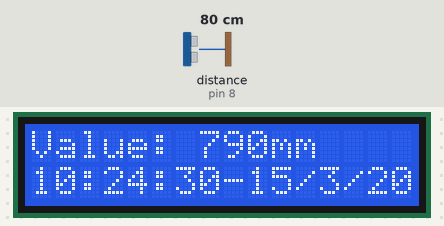
Bench run of a sketch on a simulated Arduino Uno, built with avr-gcc and run on an emulated ATmega328P. Parts: 16×2 character LCD. Wiring (inferred from the names in the program): ultrasonic range finder: trigger pin 9; echo pin 8. Inputs (shaded band) come from the test bench; at power-on: distance to the obstacle (sensor on pin 8) 80 cm. The echo pulse lasts 58.3 µs per cm; the local clock reads 2024-03-15 10:24:30 at power-on unless the sketch sets it; storage starts empty; what the sketch prints to the serial monitor is not drawn.

Above: at 1.2 s.
1.3 s: distance to the obstacle (sensor on pin 8) set to 2 cm
At 2.9 s:
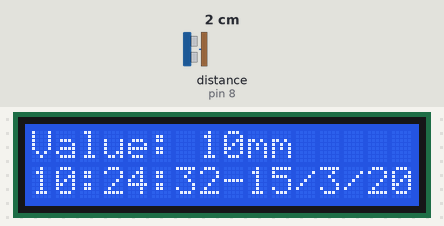
5.6 s: distance to the obstacle (sensor on pin 8) set to 4 cm
At 7.6 s:
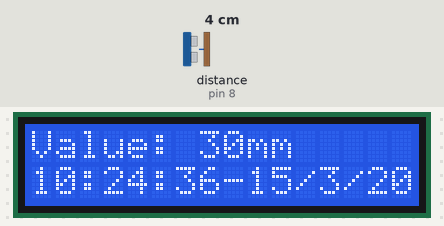
9.7 s: distance to the obstacle (sensor on pin 8) set to 9 cm
At 11.2 s:
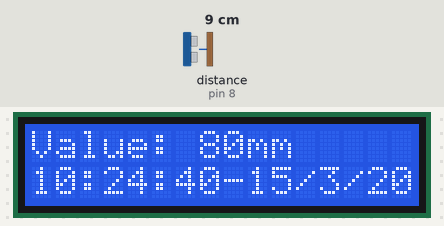
Timing chart, 0 to 12.7 s (numbered marks = the images above; inputs shaded):
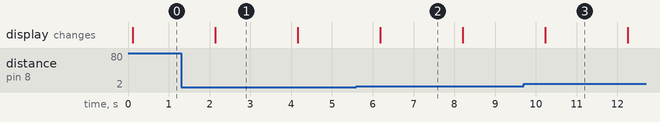

Measured:
- what the display in image 1 shows lasts 2.1 s, from 2.1 s to 4.2 s

The sketch:

sketch_feb17b.ino
```cpp
// Include thu vien

#include <Wire.h>
#include <TimeLib.h>
#include <DS1307RTC.h>
#include <LiquidCrystal.h>
#include <SPI.h>
#include <SD.h>
const int chipSelect = 10;
const int echo = 8;
const int trig = 9;
LiquidCrystal lcd(7, 6, 2, 3, 4, 5);

void save_data(String data ){
  File dataFile  = SD.open("datalog.txt",FILE_WRITE);
  if(dataFile){
    dataFile.println(data);
    dataFile.close();
    }

  }
  String print2digits(int number) {
  String buff;
  if (number >= 0 && number < 10) {
    buff += "0";
  }
  buff += String(number);
  return buff;
}
long long get_data(){
  unsigned long duration;
  long long distance;
   digitalWrite(trig,0); // Đặt chân Trig về mức thấp (0V)
   delayMicroseconds(2);
   digitalWrite(trig,1);// Đặt chân Trig về mức cao (5V)
   delayMicroseconds(5);// trễ 5 us để tạo xung rộng 5us
   digitalWrite(trig,0);// kéo chân Trig xuống mức thấp (0V)
   duration = pulseIn(echo,HIGH);
   distance = (duration/58.824);// Hàm tính khoảng cách với thời gian đo được
    return distance;
  }
void sendwifi(int data){
    Serial.print(String(data));
    Serial.print("\r");
  }
void send_get_data(){
  tmElements_t tm;
  String buff;
  String Time;
  String Time_LCD;
  long long distance = get_data();
  sendwifi(int(distance));

  if(RTC.read(tm)){
    Time = print2digits(tm.Hour)+":";
    Time += print2digits(tm.Minute)+":";
    Time += print2digits(tm.Second);
    Time_LCD = Time + "-" + String(tm.Day)+"/" + String(tm.Month)+"/" + String(tmYearToCalendar(tm.Year));
    Time += ", Date(D/M/Y) = "+String(tm.Day)+"/" + String(tm.Month)+"/" + String(tmYearToCalendar(tm.Year));
    buff = "Value: "+ String(int(distance) *10)+"mm"+ '\t' + Time;
    save_data(buff);
    lcd.clear();
    lcd.setCursor(0,0);
    lcd.print("Value: "+ String(int(distance)*10)+"mm");
    lcd.setCursor(0,1);
    lcd.print(Time_LCD);
    }
    else{
       lcd.clear();
      lcd.setCursor(0,0);
      lcd.print("Value: "+ String(int(distance)*10)+"mm");
      lcd.setCursor(0,1);
      lcd.print("Time error!");
      }


  }


void setup() {
  Serial.begin(9600);
  lcd.begin(16, 2);
  lcd.print("SANSLAB");
  SD.begin(chipSelect);
  pinMode(trig,OUTPUT);
  pinMode(echo, INPUT);
}


void loop() {
  // put your main code here, to run repeatedly:
  send_get_data();
  delay(2000);
}
```
